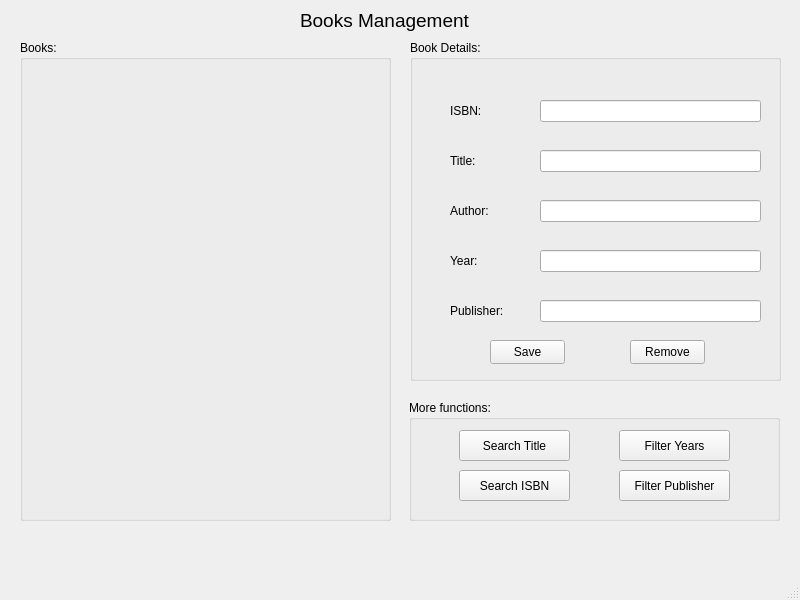
<?xml version="1.0" encoding="UTF-8"?>
<ui version="4.0">
 <class>MainWindow</class>
 <widget class="QMainWindow" name="MainWindow">
  <property name="geometry">
   <rect>
    <x>0</x>
    <y>0</y>
    <width>800</width>
    <height>600</height>
   </rect>
  </property>
  <property name="windowTitle">
   <string>MainWindow</string>
  </property>
  <widget class="QWidget" name="centralwidget">
   <widget class="QGroupBox" name="Books">
    <property name="geometry">
     <rect>
      <x>20</x>
      <y>40</y>
      <width>371</width>
      <height>481</height>
     </rect>
    </property>
    <property name="title">
     <string>Books:</string>
    </property>
    <widget class="QWidget" name="verticalLayoutWidget">
     <property name="geometry">
      <rect>
       <x>20</x>
       <y>30</y>
       <width>331</width>
       <height>431</height>
      </rect>
     </property>
     <layout class="QVBoxLayout" name="verticalLayout"/>
    </widget>
   </widget>
   <widget class="QGroupBox" name="book_details">
    <property name="geometry">
     <rect>
      <x>410</x>
      <y>40</y>
      <width>371</width>
      <height>341</height>
     </rect>
    </property>
    <property name="title">
     <string>Book Details:</string>
    </property>
    <widget class="QLabel" name="label_ISBN">
     <property name="geometry">
      <rect>
       <x>40</x>
       <y>60</y>
       <width>55</width>
       <height>21</height>
      </rect>
     </property>
     <property name="text">
      <string>ISBN:</string>
     </property>
    </widget>
    <widget class="QLineEdit" name="lineEdit_ISBN">
     <property name="geometry">
      <rect>
       <x>130</x>
       <y>60</y>
       <width>221</width>
       <height>22</height>
      </rect>
     </property>
    </widget>
    <widget class="QLabel" name="label_3">
     <property name="geometry">
      <rect>
       <x>40</x>
       <y>110</y>
       <width>55</width>
       <height>21</height>
      </rect>
     </property>
     <property name="text">
      <string>Title:</string>
     </property>
    </widget>
    <widget class="QLineEdit" name="lineEdit_title">
     <property name="geometry">
      <rect>
       <x>130</x>
       <y>110</y>
       <width>221</width>
       <height>22</height>
      </rect>
     </property>
    </widget>
    <widget class="QLabel" name="label_4">
     <property name="geometry">
      <rect>
       <x>40</x>
       <y>160</y>
       <width>55</width>
       <height>21</height>
      </rect>
     </property>
     <property name="text">
      <string>Author:</string>
     </property>
    </widget>
    <widget class="QLineEdit" name="lineEdit_author">
     <property name="geometry">
      <rect>
       <x>130</x>
       <y>160</y>
       <width>221</width>
       <height>22</height>
      </rect>
     </property>
    </widget>
    <widget class="QLabel" name="label_5">
     <property name="geometry">
      <rect>
       <x>40</x>
       <y>210</y>
       <width>55</width>
       <height>21</height>
      </rect>
     </property>
     <property name="text">
      <string>Year:</string>
     </property>
    </widget>
    <widget class="QLineEdit" name="lineEdit_year">
     <property name="geometry">
      <rect>
       <x>130</x>
       <y>210</y>
       <width>221</width>
       <height>22</height>
      </rect>
     </property>
    </widget>
    <widget class="QLabel" name="label_6">
     <property name="geometry">
      <rect>
       <x>40</x>
       <y>260</y>
       <width>81</width>
       <height>21</height>
      </rect>
     </property>
     <property name="text">
      <string>Publisher:</string>
     </property>
    </widget>
    <widget class="QLineEdit" name="lineEdit_publisher">
     <property name="geometry">
      <rect>
       <x>130</x>
       <y>260</y>
       <width>221</width>
       <height>22</height>
      </rect>
     </property>
    </widget>
    <widget class="QPushButton" name="pushButton_save">
     <property name="geometry">
      <rect>
       <x>80</x>
       <y>300</y>
       <width>75</width>
       <height>24</height>
      </rect>
     </property>
     <property name="text">
      <string>Save</string>
     </property>
    </widget>
    <widget class="QPushButton" name="pushButton_remove">
     <property name="geometry">
      <rect>
       <x>220</x>
       <y>300</y>
       <width>75</width>
       <height>24</height>
      </rect>
     </property>
     <property name="text">
      <string>Remove</string>
     </property>
    </widget>
   </widget>
   <widget class="QGroupBox" name="More">
    <property name="geometry">
     <rect>
      <x>409</x>
      <y>400</y>
      <width>371</width>
      <height>121</height>
     </rect>
    </property>
    <property name="title">
     <string>More functions:</string>
    </property>
    <widget class="QPushButton" name="pushButton_search_title">
     <property name="geometry">
      <rect>
       <x>50</x>
       <y>30</y>
       <width>111</width>
       <height>31</height>
      </rect>
     </property>
     <property name="text">
      <string>Search Title</string>
     </property>
    </widget>
    <widget class="QPushButton" name="pushButton_filter_year">
     <property name="geometry">
      <rect>
       <x>210</x>
       <y>30</y>
       <width>111</width>
       <height>31</height>
      </rect>
     </property>
     <property name="text">
      <string>Filter Years</string>
     </property>
    </widget>
    <widget class="QPushButton" name="pushButton_filter_publisher">
     <property name="geometry">
      <rect>
       <x>210</x>
       <y>70</y>
       <width>111</width>
       <height>31</height>
      </rect>
     </property>
     <property name="text">
      <string>Filter Publisher</string>
     </property>
    </widget>
    <widget class="QPushButton" name="pushButton_search_ISBN">
     <property name="geometry">
      <rect>
       <x>50</x>
       <y>70</y>
       <width>111</width>
       <height>31</height>
      </rect>
     </property>
     <property name="text">
      <string>Search ISBN</string>
     </property>
    </widget>
   </widget>
   <widget class="QLabel" name="label">
    <property name="geometry">
     <rect>
      <x>300</x>
      <y>0</y>
      <width>221</width>
      <height>41</height>
     </rect>
    </property>
    <property name="font">
     <font>
      <pointsize>14</pointsize>
     </font>
    </property>
    <property name="text">
     <string>Books Management</string>
    </property>
   </widget>
  </widget>
  <widget class="QMenuBar" name="menubar">
   <property name="geometry">
    <rect>
     <x>0</x>
     <y>0</y>
     <width>800</width>
     <height>26</height>
    </rect>
   </property>
  </widget>
  <widget class="QStatusBar" name="statusbar"/>
 </widget>
 <resources/>
 <connections/>
</ui>
